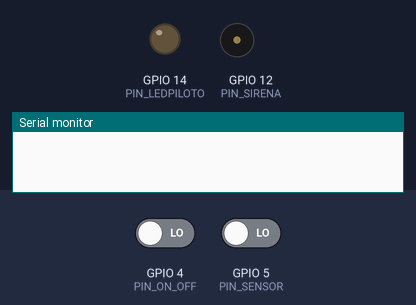
A sketch run on a simulated ESP8266 (NodeMCU). Shown: output pins drawn as LEDs (lit = HIGH), buzzer (waves = sounding, pin HIGH), the last lines printed to the serial monitor. The test bench sets the inputs (shaded band); at power-on: GPIO 4 (PIN_ON_OFF) LOW, GPIO 5 (PIN_SENSOR) LOW. WiFi joins after 1.5 s; servers stay silent unless stated.

Above: at 0.1 s.
At 22.9 s:
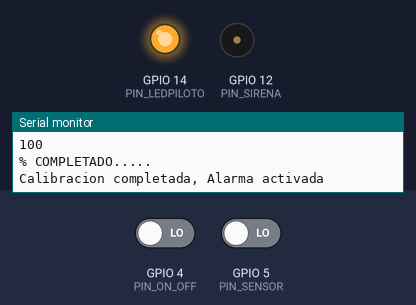
At 23.9 s:
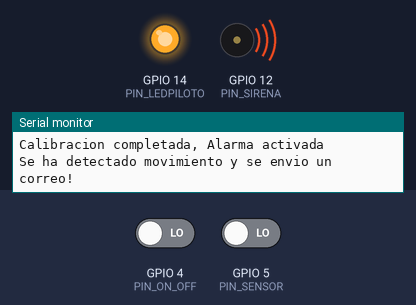
Timing chart, 0 to 25.4 s (numbered marks = the images above):
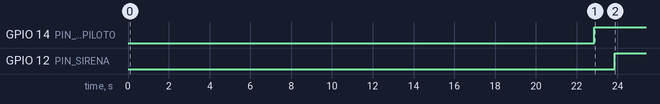

The sketch:

Alarma_con_ESP.ino
```cpp
//**************************************************************

//  -- Configuracion Hardware
#define PIN_TAMP 13 //D7
#define PIN_LEDPILOTO 14   //D5
#define PIN_SENSOR 5     //D1
#define PIN_SIRENA 12    //D6
//#define PIN_ON_OFF 4 //D2
//-------------------------------------------------------------
#define CANTIDAD_DETECCIONES 5              // Poner la cantidad de detecciones necesarias para considerarse movimiento prolongado
#define TIEMPO_REARMADO 120                  // Es el tiempo en segundos que tiene que pasar SIN detectar movimiento para que se reinicie la alarma.
#define TIEMPO_SONIDO_ALARMA 10 //300            // Es el tiempo que suena la sirena antes de frenar.  Al frenaar si sigue detectando movimiento, va a sonar de nuevo.
#define TIEMPO_LED_STATE 1
//  ------------------------------

#define BLYNK_PRINT Serial //Comente esto para desactivar impresiones y ahorrar espacio
#include <ESP8266WiFi.h>
#include <BlynkSimpleEsp8266.h>

//Su authtoken generado por la aplicacion Blynk
char auth[] = "------";
//Datos para la conexion de Red Wifi.
char ssid[] = "-----";     //Nombre de la red WIFI
char pass[] = "----------"; //contraseña de la red WIFI
const uint8_t PIN_ON_OFF = 4; //D2

//int SirenaState = LOW;
volatile bool RifState = true;
bool StateLed = true;
bool Seguro = true;
bool deteccionMovimiento = false;
bool movimientoProlongado = false;
bool intrusion = false;
byte numeroMovimientos = false;
int numeroMovimientosLed = 0;
int numeroMovimientosTampers = 0;
int ct = 20;
unsigned long tiempoUltimaDeteccionMovimiento = 0;
bool correoNormalActivado = true;
unsigned long tiempoInicioSonidoAlarma = 0;
unsigned long tiempoInicioLedState = 0;
unsigned long tiempoStopLedState = 0;
unsigned long tAnterior;

//Funcion para salir de la memoria Cache y ejecutar las inteerupciones sin problema

void ICACHE_RAM_ATTR OnOff();

void setup()
{
  Serial.begin(115200);
  Blynk.begin(auth, ssid, pass);
  attachInterrupt( digitalPinToInterrupt(PIN_ON_OFF), OnOff, RISING);


  pinMode(PIN_SENSOR, INPUT);     // pin D1(GPIO5) como entrada
  pinMode(PIN_SIRENA, OUTPUT);    // pin D2(GPIO4) como Salida
  pinMode(PIN_LEDPILOTO, OUTPUT); //pin D0(GPI016)como Salida
  digitalWrite(PIN_SIRENA, LOW);
  digitalWrite(PIN_LEDPILOTO, LOW);


  Serial.println("Espere un momento, activando alarma...");
  for (int i = 0; i <= ct; i++) {
    Serial.println(((i * 100 / ct)));
    Serial.print("% ");
    Serial.println("COMPLETADO.....");
    delay(1000);
  }
  Serial.println("Calibracion completada, Alarma activada");
  delay(50);
}
void OnOff() {

  RifState == false;

  digitalWrite(PIN_SIRENA, LOW);
  digitalWrite(PIN_LEDPILOTO, LOW);


}

void Alarma() {

  deteccionMovimiento = !digitalRead(PIN_SENSOR); // variable para almacenar los estados del PIR
  if (deteccionMovimiento == true && RifState == true)
  {
    delay(1000);

    digitalWrite(PIN_SIRENA, HIGH);
    tiempoInicioSonidoAlarma = millis();
    tiempoUltimaDeteccionMovimiento = millis();


    if (intrusion == false)
    {
      intrusion = true;
      if (correoNormalActivado == true)
      {
        Blynk.email("-----", "Alarma:", "!!Movimiento detectado!!");
        Serial.println("Se ha detectado movimiento y se envio un correo!");
        correoNormalActivado == false;
      }
    }
    else
    {
      numeroMovimientos++;
      numeroMovimientosLed++;

      if (numeroMovimientos == CANTIDAD_DETECCIONES)
      {

        Blynk.email("-----", "Alarma:", "!!Se han detectado más de 5 movimientos!!");
        Serial.println("Se ha detectado movimiento constante y se envio un correo!");

      }
    }
  }


  if (millis() - tiempoUltimaDeteccionMovimiento > (TIEMPO_REARMADO * 1000))
  {
    correoNormalActivado = true;
    numeroMovimientos = 0;
    intrusion = false;

  }


  if (millis() - tiempoInicioSonidoAlarma > (TIEMPO_SONIDO_ALARMA * 1000))
  {
    digitalWrite(PIN_SIRENA, LOW);

  }

}


void Led() {

  if ((numeroMovimientosLed == 0) && (StateLed == true)) {
    if (millis() - tiempoInicioLedState > (TIEMPO_LED_STATE * 500)) {

      digitalWrite(PIN_LEDPILOTO, HIGH);
      tiempoInicioLedState = millis();

    } else if (millis() - tiempoStopLedState > (TIEMPO_LED_STATE * 1000) ) {

      digitalWrite(PIN_LEDPILOTO, LOW);
      tiempoStopLedState = millis();

    }
    StateLed == false;
  }

  if ((numeroMovimientosLed >= 1 ) && (StateLed == false)) {

    digitalWrite(PIN_LEDPILOTO, HIGH);

  }

}


void loop()
{

  if (WiFi.status() == WL_CONNECTED) {

    Led();
    Alarma();


  } else {

    Led();
    Alarma();
  }

  Blynk.run();

}
```

Measured:
- by itself, GPIO 14 (PIN_LEDPILOTO): LOW → HIGH at 22.9 s
- by itself, GPIO 12 (PIN_SIRENA): LOW → HIGH at 23.9 s
